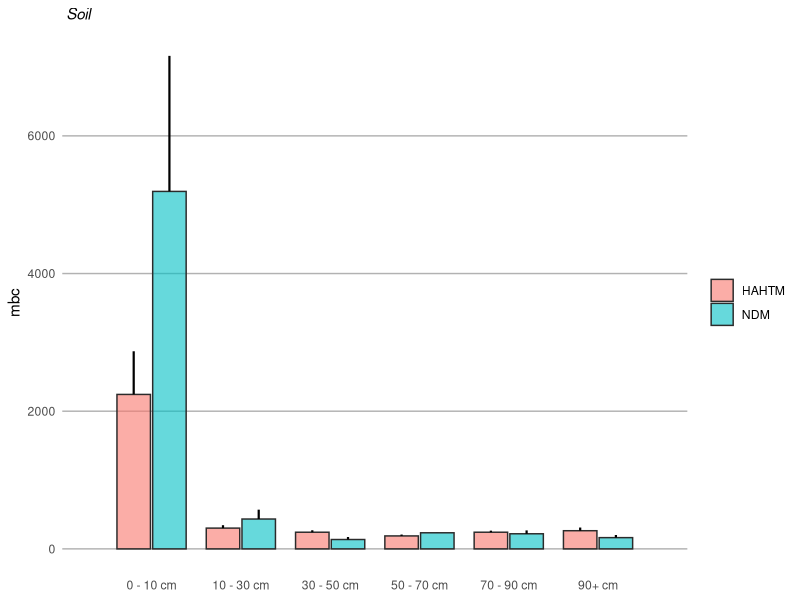
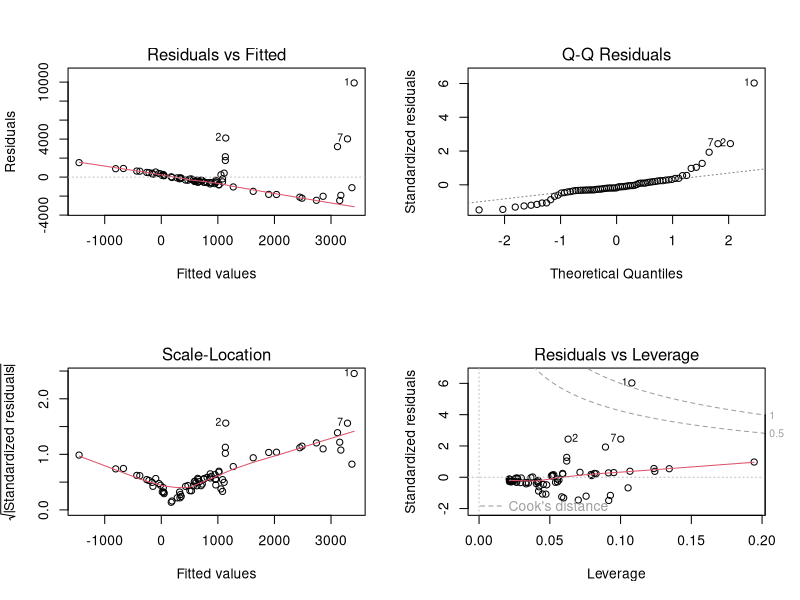
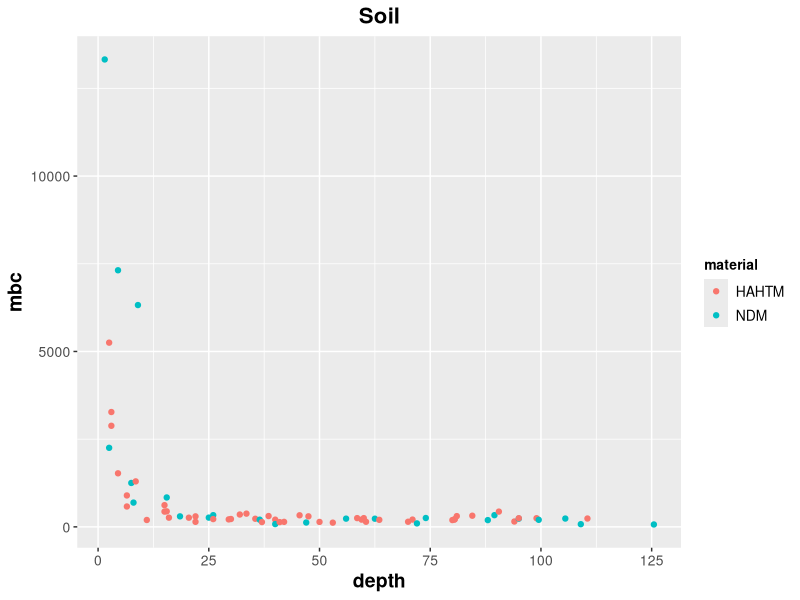

Reproduce these figures in R, in order.
## ---- chunk 1
require(tidyverse)
## ---- chunk 2
soil_full <- read.csv('soil_full.csv') %>%
  as_tibble()
## ---- chunk 3
soil_full
## ---- chunk 4
soil <- read.csv('soil_full.csv') %>%
  as_tibble() %>%
  mutate_at(vars(material, range, range_mean), factor) %>%
  group_by(material, range_mean) %>%
  dplyr::summarize(mean = mean(mbc), 
                   sd = sd(mbc), 
                   n = n(),
                   se = sd/sqrt(n)
  ) %>%
  mutate(se = sd / sqrt(n),
         lower.ci = mean - qt(1 - (0.05 / 2), n - 1) * se,
         upper.ci = mean + qt(1 - (0.05 / 2), n - 1) * se)
## ---- chunk 5
soil
## ---- chunk 6
x_labels = c("0 - 10 cm", "10 - 30 cm", "30 - 50 cm", "50 - 70 cm", "70 - 90 cm", "90+ cm")
## ---- chunk 7
soil.barplot <- ggplot(soil, aes(x = range_mean, y = mean, fill = material)) +   
  geom_bar(stat = "identity", position = position_dodge(width = 0.8), width = 0.75, color = "#2b2b2b", linewidth = 0.50, alpha = 0.6) +
  geom_linerange(aes(ymin = mean, ymax = mean + se), position = position_dodge(width = 0.8), linewidth = 0.75) +
  scale_x_discrete(expand = c(0, 1), labels = x_labels) + 
  ggtitle(expression(paste(italic(" Soil")))) +
  ylab(expression(paste("mbc"))) +
  labs(x = NULL) +
  theme(strip.text = element_text(size = 10, color = "black", hjust = 0.50),
        strip.background = element_rect(fill = "#FFFFFF", color = NA),    
        panel.background = element_rect(fill = "#FFFFFF", color = NA),
        panel.grid.major.x = element_blank(),
        panel.grid.minor.x = element_blank(),
        panel.grid.minor.y = element_blank(),
        panel.grid.major.y = element_line(color = "#b2b2b2"),
        panel.spacing.x = unit(1, "cm"),
        panel.spacing.y = unit(0.5, "cm"),
        panel.spacing = unit(1, "lines"),
        axis.ticks = element_blank(),
        legend.position = "right",
        plot.title = element_text(size = 11),
        axis.title.y = element_text(size = 11),
        legend.title = element_blank())
## ---- chunk 8
soil.barplot
## ---- chunk 9
soil_full <- read.csv('soil_full.csv') %>%
  as_tibble() 
#%>%
#  group_by(ParentMaterials, Depth) %>%
#  mutate_at(vars(ParentMaterials, Depth), factor)
## ---- chunk 10
soil_full
## ---- chunk 11
soil.lm <- lm(mbc ~ depth * material, data = soil_full)
## ---- chunk 12
par(mfrow = c(2, 2))
plot(soil.lm)
## ---- chunk 13
summary(soil.lm)
## ---- chunk 14
ggplot(soil_full, aes(x = depth, y = mbc, color = material)) +
  geom_point(size = 1.5)+
  xlab("depth") +
  ylab("mbc") +
  ggtitle("Soil") +
  theme(axis.title.x = element_text(face = "bold", size = 14), 
        axis.title.y = element_text(face = "bold", size = 14), 
        axis.text.y  = element_text(size = 10),
        axis.text.x  = element_text(size = 10), 
        legend.text = element_text(size = 10),
        legend.title = element_text(size = 10, face = "bold"),
        plot.title = element_text(hjust = 0.5, face = "bold", size = 16))
